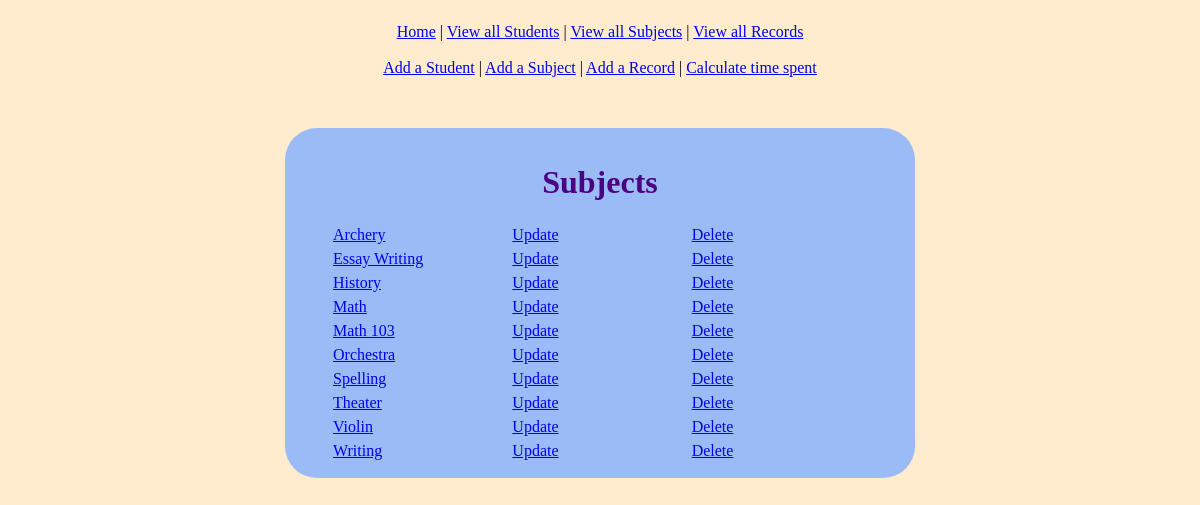
/subjects/, run on the app's committed database.
### records/models.py (models this page shows, shortened)
class Subject(models.Model):
    name = models.CharField(max_length=100, unique=True)
    description = models.TextField(null=False, default='')
    extra_curricular = models.BooleanField(default=False)
    student = models.ManyToManyField(Student)
    class Meta:
        ordering = ['name']

### records/views.py (the view)
# urls.py: path('subjects/', record_views.subjects),
def subjects(request):
    subjects = Subject.objects.all()
    return render(request, 'records/subject_list.html', {'subjects':subjects})

### records/templates/records/subject_list.html (shortened to what this page needs)
{% extends "records/head.html" %} {% load static %} {% block content%}
<div class="container">
<h1>Subjects</h1>
{% for subject in subjects %}
<table class="center">
  <tr>
    <td class="third">
      <a href="/subjects/{{subject.name}}">{{ subject.name}}</a>
    </td>
    <td class="third">
      <a href="/subjects/{{subject.id}}/">Update</a>
    </td>
    <td class="third">
      <a href="/delete/{{subject.id}}/">Delete</a>
    </td>
  </tr>
</table>
{% endfor %}
</div>
{% endblock %}

### records/templates/records/head.html (style rules this page uses)
body { background-color: blanchedalmond; }
.container, .nav-links { width: 600px; border-radius: 2em; padding: 15px; margin-left: 50px; margin-right: 50px; margin: auto; }
.container { background-color:rgb(155, 187, 247); }
h1, h2, h3, li, h5, td { color:indigo; }
h1, h2, h3, h5 { text-align: center; }
.third { width: 33%; }
table { width: 90%; }
table.center { margin-left: auto; margin-right: auto; }

### data on the page
Subject: name "Archery"
Subject: name "Essay Writing"
Subject: name "History"
Subject: name "Math"
Subject: name "Math 103"
Subject: name "Orchestra"
Subject: name "Spelling"
Subject: name "Theater"
Subject: name "Violin"
Subject: name "Writing"
